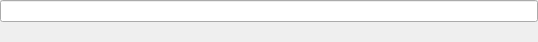
<?xml version="1.0" encoding="UTF-8"?>
<ui version="4.0">
 <class>RawHexFormat</class>
 <widget class="QWidget" name="RawHexFormat">
  <property name="geometry">
   <rect>
    <x>0</x>
    <y>0</y>
    <width>538</width>
    <height>39</height>
   </rect>
  </property>
  <property name="windowTitle">
   <string>Form</string>
  </property>
  <layout class="QGridLayout" name="gridLayout">
   <property name="margin">
    <number>0</number>
   </property>
   <item row="0" column="0">
    <widget class="QLineEdit" name="edSendText"/>
   </item>
   <item row="1" column="0">
    <widget class="QLabel" name="lblDescription"/>
   </item>
  </layout>
 </widget>
 <resources/>
 <connections/>
</ui>
